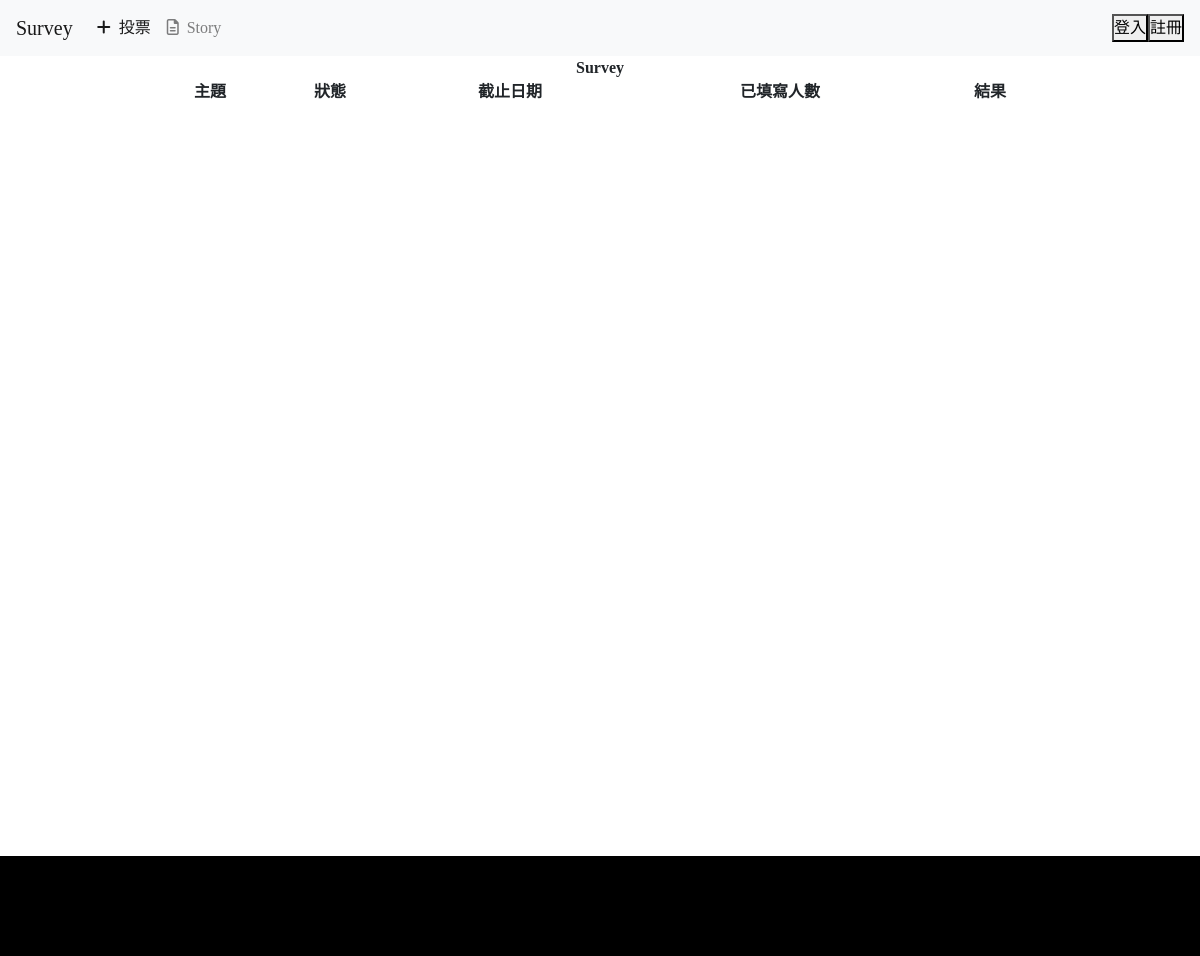
Before: / with the older database file.
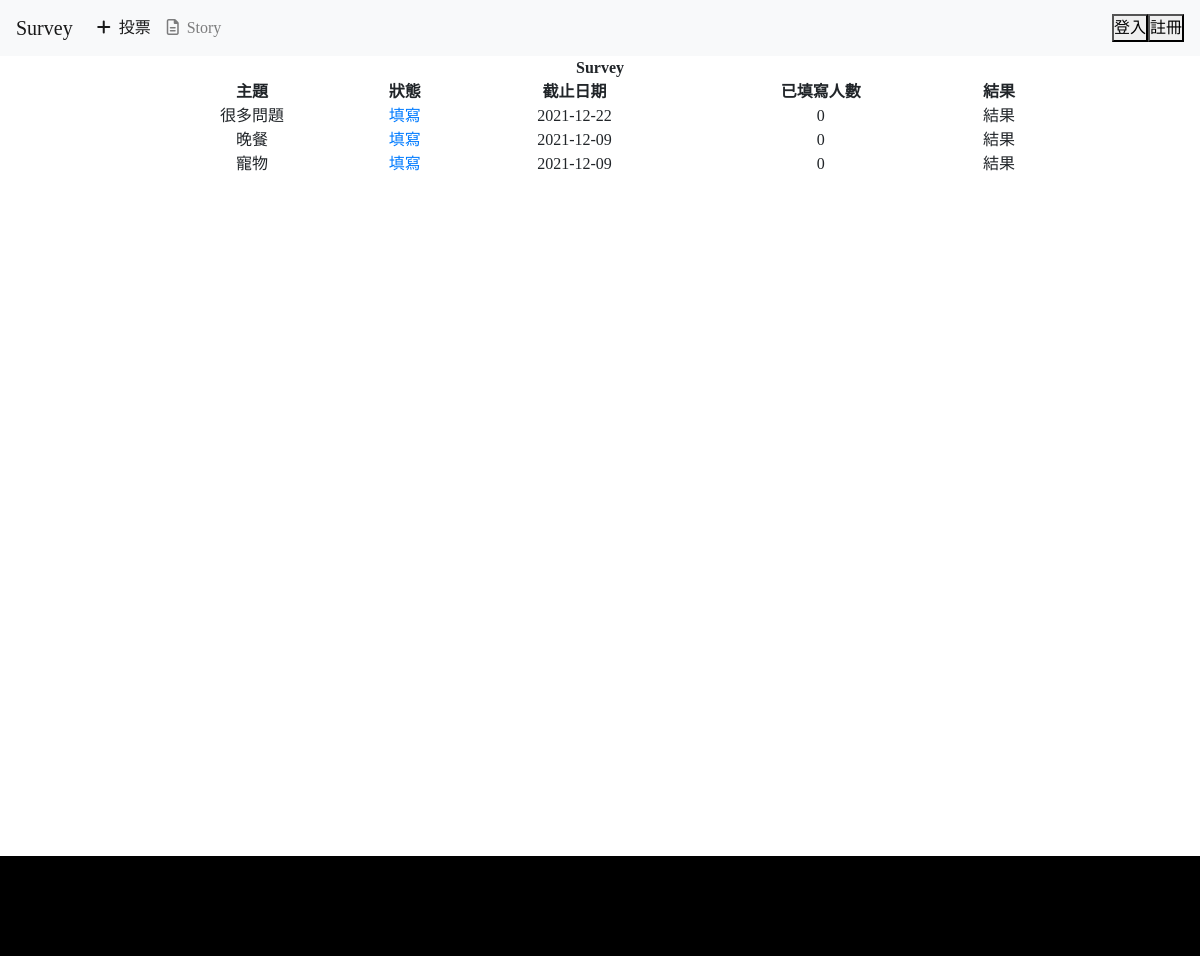
After: the same page with the newer database file.
### tables this page shows
CREATE TABLE `surveys` (
  `id` int(11) NOT NULL,
  `title` varchar(50) NOT NULL,
  `author` varchar(30) NOT NULL,
  `create_time` datetime NOT NULL DEFAULT current_timestamp(),
  `edit_time` datetime NOT NULL,
  `end_time` date NOT NULL,
  `status` tinyint(1) DEFAULT 0,
  `count` int(11) NOT NULL DEFAULT 0
);

### include/show_survey.php (the view)
<?php
$sql = "SELECT * FROM `surveys` ORDER BY `id` DESC";
$res = $pdo->query($sql)->fetchAll(PDO::FETCH_ASSOC);
?>
<table style="width:100%; text-align:center;">
    <tr>
        <th colspan=5>Survey</th>
    </tr>
    <tr>
        <th>主題</th>
        <th>狀態</th>
        <th>截止日期</th>
        <th>已填寫人數</th>
        <th>結果</th>
    </tr>
    <?php foreach ($res as $data) { ?>
        <tr>
            <td><?=$data['title']?></td>
            <td><a href="./index.php?do=write_survey&id=<?=$data['id']?>">填寫</a> </td>
            <td><?=$data['end_time']?></td>
            <td><?=$data['count']?></td>
            <td>結果</td>
        </tr>
    <?php } ?>
</table>

### index.php (shortened to what this page needs)
<?php session_start();
include "./api/db.php" ?>
<!DOCTYPE html>
<html lang="en">
<head>
    <link rel="stylesheet" href="./css/homePage.css">
    <link rel="stylesheet" href="https://cdnjs.cloudflare.com/ajax/libs/font-awesome/6.0.0-beta3/css/all.min.css">
    <link rel="stylesheet" href="https://cdn.jsdelivr.net/npm/bootstrap@4.6.1/dist/css/bootstrap.min.css">
</head>
<body>
    <nav class="navbar navbar-expand-lg navbar-light bg-light fixed-top">
        <a class="navbar-brand" href="./index.php">Survey</a>
        <div class="collapse navbar-collapse" id="navbarSupportedContent">
            <ul class="navbar-nav mr-auto">
                <li class="nav-item active">
                    <a class="nav-link" href="./index.php?do=add_survey"><i class="fas fa-plus"></i>&ensp;投票 <span class="sr-only">(current)</span></a>
                </li>
                <li class="nav-item">
                    <a class="nav-link" href="#"><i class="far fa-file-alt"></i>&ensp;Story</a>
                </li>
            </ul>
            <div class="form-inline my-2 my-lg-0">
                <?php include "./include/status.php"; ?>
            </div>
        </div>
    </nav>
    <div class="page">
        <?php
        if (isset($_GET['do'])) {
            if (isset($_SESSION['account'])) {
                $str = "./include/" . $_GET['do'] . ".php";
                include $str;
            } else {
               header("location:./login.php");
               exit;
            }
        } else {
            include "./include/show_survey.php";
        }
        ?>
    </div>
    <footer>
    </footer>
</body>
</html>

### include/status.php
<?php
if (isset($_SESSION['account'])) {
    echo $_SESSION['account']['id'] . "---" . $_SESSION['account']['name'];
    echo "<a href='./api/logout.php'><button>登出</button></a>";
} else {
    echo "<a href='login.php'><button>登入</button></a>";
    echo "<a href='insert.php'><button>註冊</button></a>";
}
?>

### css/homePage.css (style rules this page uses)
* { box-sizing: border-box; margin: 0; padding: 0; font-family: 'Microsoft JhengHei'; }
.page { width: 900px; min-height:800px; margin: 56px auto 0px auto; }
footer { width: 100%; height: 100px; text-align: center; color:white; background-color: black; }

Changed rows visible on the page:
added surveys: title "很多問題", end_time "2021-12-22", count "0"
added surveys: title "晚餐", end_time "2021-12-09", count "0"
added surveys: title "寵物", end_time "2021-12-09", count "0"
